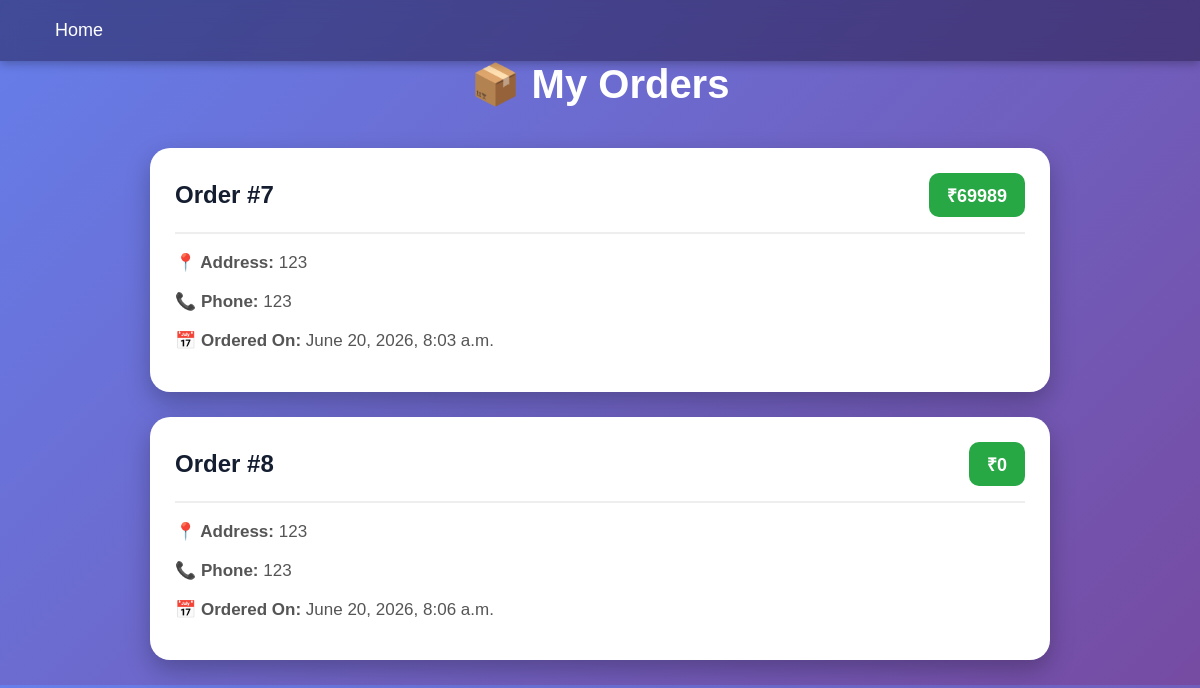
The page /orders/ (signed in) on the database its author committed.
### store/models.py (models this page shows, shortened)
class Order(models.Model):
    user = models.ForeignKey(User, on_delete=models.CASCADE)
    products = models.ManyToManyField(Product)
    total_price = models.IntegerField()
    address = models.TextField()
    phone = models.CharField(max_length=15)
    created_at = models.DateTimeField(auto_now_add=True)

### store/views.py (the view)
# urls.py: path('orders/', views.orders, name='orders'),
def orders(request):
    if not request.user.is_authenticated:
        return redirect('/login/')
    user_orders = Order.objects.filter(user=request.user)
    return render(request, 'orders.html', {
        'orders': user_orders
    })

### templates/orders.html (shortened to what this page needs)
{% load static %}
<!DOCTYPE html>
<html>
<head>
    <link rel="stylesheet" href="{% static 'css/orders.css' %}">
</head>
<body>
<body>
    <nav>
        <div class="right-nav">
            <a href="/">Home</a>
        </div>
    </nav>
<div class="container">
    <h1>📦 My Orders</h1>
    {% if orders %}
        {% for order in orders %}
        <div class="order-card">
            <div class="order-header">
                <h2>Order #{{ order.id }}</h2>
                <span class="price">
                    ₹{{ order.total_price }}
                </span>
            </div>
            <div class="order-details">
                <p>
                    <strong>📍 Address:</strong>
                    {{ order.address }}
                </p>
                <p>
                    <strong>📞 Phone:</strong>
                    {{ order.phone }}
                </p>
                <p>
                    <strong>📅 Ordered On:</strong>
                    {{ order.created_at }}
                </p>
            </div>
        </div>
        {% endfor %}
    {% else %}
        <div class="empty-orders">
            <h2>No Orders Yet</h2>
            <p>Start shopping and place your first order.</p>
        </div>
    {% endif %}
</div>
</body>
</html>

### store/static/css/orders.css (style rules this page uses)
* { margin:0; padding:0; box-sizing:border-box; font-family:Arial, sans-serif; }
body { background: linear-gradient(135deg, #667eea, #764ba2 ); }
.container { max-width:900px; margin:auto; }
h1 { text-align:center; color:white; margin-bottom:40px; font-size:40px; }
.order-card { background:white; border-radius:20px; padding:25px; margin-bottom:25px; box-shadow:0 10px 25px rgba(0,0,0,0.25); transition:0.3s; }
.order-header { display:flex; justify-content:space-between; align-items:center; border-bottom:2px solid #eee; padding-bottom:15px; margin-bottom:15px; }
.order-header h2 { color:#141e30; }
.price { background:#28a745; color:white; padding:10px 18px; border-radius:10px; font-size:18px; font-weight:bold; }
.order-details p { margin:12px 0; color:#555; font-size:17px; line-height:1.6; }
nav { display: flex; justify-content: space-between; align-items: center; background-color: rgba(11, 1, 31, 0.4); padding: 10px 40px; backdrop-filter: blur(10px); box-shadow: 0px 2px 10px rgba(0, 0, 0, 0.3); }
.right-nav { display: flex; gap: 20px; align-items: center; }
.right-nav a { text-decoration: none; color: white; font-size: 18px; padding: 10px 15px; border-radius: 10px; display: inline-block; transition: 0.3s; }

### rows shown on the page
Order: id "7", total_price "69989", address "123", phone "123", created_at "June 20, 2026, 8:03 a.m."
Order: id "8", total_price "0", address "123", phone "123", created_at "June 20, 2026, 8:06 a.m."
